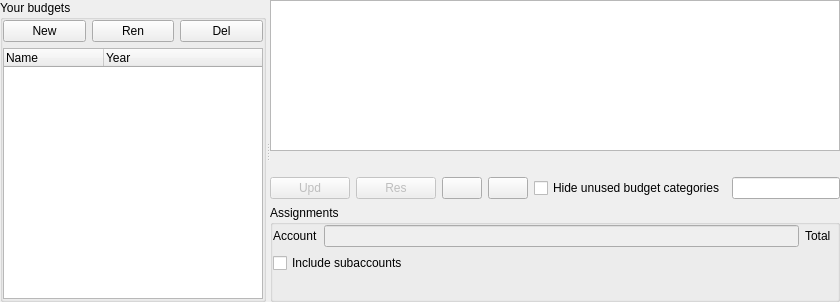
<?xml version="1.0" encoding="UTF-8"?>
<ui version="4.0">
 <class>KBudgetView</class>
 <widget class="QWidget" name="KBudgetView">
  <property name="geometry">
   <rect>
    <x>0</x>
    <y>0</y>
    <width>840</width>
    <height>302</height>
   </rect>
  </property>
  <property name="sizePolicy">
   <sizepolicy hsizetype="Expanding" vsizetype="Expanding">
    <horstretch>1</horstretch>
    <verstretch>1</verstretch>
   </sizepolicy>
  </property>
  <property name="focusPolicy">
   <enum>Qt::TabFocus</enum>
  </property>
  <layout class="QVBoxLayout" name="verticalLayout_2">
   <item>
    <widget class="QSplitter" name="m_splitter">
     <property name="orientation">
      <enum>Qt::Horizontal</enum>
     </property>
     <property name="childrenCollapsible">
      <bool>false</bool>
     </property>
     <widget class="QGroupBox" name="groupBox1">
      <property name="sizePolicy">
       <sizepolicy hsizetype="Expanding" vsizetype="Expanding">
        <horstretch>1</horstretch>
        <verstretch>1</verstretch>
       </sizepolicy>
      </property>
      <property name="title">
       <string>Your budgets</string>
      </property>
      <layout class="QVBoxLayout">
       <item>
        <layout class="QHBoxLayout">
         <item>
          <widget class="QPushButton" name="m_newButton">
           <property name="toolTip">
            <string>Creates a new budget</string>
           </property>
           <property name="whatsThis">
            <string>Use this to create a new empty budget.</string>
           </property>
           <property name="text">
            <string comment="New budget">New</string>
           </property>
          </widget>
         </item>
         <item>
          <widget class="QPushButton" name="m_renameButton">
           <property name="toolTip">
            <string>Rename the current selected budget.</string>
           </property>
           <property name="whatsThis">
            <string>Use this to start renaming the selected budget.</string>
           </property>
           <property name="text">
            <string>Ren</string>
           </property>
          </widget>
         </item>
         <item>
          <widget class="QPushButton" name="m_deleteButton">
           <property name="toolTip">
            <string>Delete the current selected budget</string>
           </property>
           <property name="whatsThis">
            <string>Use this to delete the selected budget.</string>
           </property>
           <property name="text">
            <string>Del</string>
           </property>
           <property name="shortcut">
            <string/>
           </property>
          </widget>
         </item>
        </layout>
       </item>
       <item>
        <widget class="QTreeWidget" name="m_budgetList">
         <property name="alternatingRowColors">
          <bool>true</bool>
         </property>
         <property name="rootIsDecorated">
          <bool>false</bool>
         </property>
         <property name="allColumnsShowFocus">
          <bool>true</bool>
         </property>
         <column>
          <property name="text">
           <string comment="@title header of the budget name column">Name</string>
          </property>
         </column>
         <column>
          <property name="text">
           <string>Year</string>
          </property>
         </column>
        </widget>
       </item>
      </layout>
     </widget>
     <widget class="QWidget" name="layoutWidget">
      <layout class="QVBoxLayout" name="verticalLayout">
       <item>
        <widget class="KMyMoneyAccountTreeView" name="m_accountTree"/>
       </item>
       <item>
        <widget class="QLabel" name="m_balanceLabel">
         <property name="textFormat">
          <enum>Qt::RichText</enum>
         </property>
         <property name="alignment">
          <set>Qt::AlignRight|Qt::AlignTrailing|Qt::AlignVCenter</set>
         </property>
        </widget>
       </item>
       <item>
        <layout class="QHBoxLayout" name="horizontalLayout">
         <item>
          <widget class="QPushButton" name="m_updateButton">
           <property name="enabled">
            <bool>false</bool>
           </property>
           <property name="toolTip">
            <string>Accepts the entered values and stores the budget.</string>
           </property>
           <property name="whatsThis">
            <string>Use this to store the modified data.</string>
           </property>
           <property name="text">
            <string>Upd</string>
           </property>
           <property name="shortcut">
            <string/>
           </property>
          </widget>
         </item>
         <item>
          <widget class="QPushButton" name="m_resetButton">
           <property name="enabled">
            <bool>false</bool>
           </property>
           <property name="toolTip">
            <string>Revert budget to last saved state.</string>
           </property>
           <property name="whatsThis">
            <string>Use this to discard the modified data.</string>
           </property>
           <property name="text">
            <string>Res</string>
           </property>
           <property name="shortcut">
            <string/>
           </property>
          </widget>
         </item>
         <item>
          <widget class="QPushButton" name="m_collapseButton"/>
         </item>
         <item>
          <widget class="QPushButton" name="m_expandButton"/>
         </item>
         <item>
          <widget class="QCheckBox" name="m_hideUnusedButton">
           <property name="text">
            <string>Hide unused budget categories</string>
           </property>
          </widget>
         </item>
         <item>
          <widget class="KLineEdit" name="m_searchWidget">
           <property name="showClearButton" stdset="0">
            <bool>true</bool>
           </property>
          </widget>
         </item>
        </layout>
       </item>
       <item>
        <widget class="QGroupBox" name="m_assignmentBox">
         <property name="sizePolicy">
          <sizepolicy hsizetype="Expanding" vsizetype="Preferred">
           <horstretch>5</horstretch>
           <verstretch>0</verstretch>
          </sizepolicy>
         </property>
         <property name="title">
          <string>Assignments</string>
         </property>
         <layout class="QVBoxLayout">
          <item>
           <layout class="QHBoxLayout">
            <item>
             <widget class="QLabel" name="textLabel3">
              <property name="text">
               <string>Account</string>
              </property>
              <property name="wordWrap">
               <bool>false</bool>
              </property>
             </widget>
            </item>
            <item>
             <widget class="KLineEdit" name="m_leAccounts">
              <property name="enabled">
               <bool>false</bool>
              </property>
              <property name="sizePolicy">
               <sizepolicy hsizetype="Expanding" vsizetype="Fixed">
                <horstretch>1</horstretch>
                <verstretch>0</verstretch>
               </sizepolicy>
              </property>
              <property name="focusPolicy">
               <enum>Qt::NoFocus</enum>
              </property>
             </widget>
            </item>
            <item>
             <widget class="QLabel" name="textLabel1">
              <property name="text">
               <string comment="Budget total">Total</string>
              </property>
              <property name="wordWrap">
               <bool>false</bool>
              </property>
             </widget>
            </item>
            <item>
             <widget class="kMyMoneyEdit" name="m_accountTotal">
              <property name="focusPolicy">
               <enum>Qt::NoFocus</enum>
              </property>
              <property name="calculatorButtonVisibility" stdset="0">
               <bool>false</bool>
              </property>
              <property name="resetButtonVisibility" stdset="0">
               <bool>false</bool>
              </property>
              <property name="readOnly" stdset="0">
               <bool>true</bool>
              </property>
             </widget>
            </item>
           </layout>
          </item>
          <item>
           <widget class="QCheckBox" name="m_cbBudgetSubaccounts">
            <property name="text">
             <string>Include subaccounts</string>
            </property>
           </widget>
          </item>
          <item>
           <layout class="QHBoxLayout">
            <item>
             <widget class="KBudgetValues" name="m_budgetValue" native="true"/>
            </item>
            <item>
             <spacer name="spacer2">
              <property name="orientation">
               <enum>Qt::Horizontal</enum>
              </property>
              <property name="sizeType">
               <enum>QSizePolicy::Expanding</enum>
              </property>
              <property name="sizeHint" stdset="0">
               <size>
                <width>21</width>
                <height>20</height>
               </size>
              </property>
             </spacer>
            </item>
           </layout>
          </item>
         </layout>
        </widget>
       </item>
      </layout>
     </widget>
    </widget>
   </item>
  </layout>
 </widget>
 <layoutdefault spacing="6" margin="0"/>
 <customwidgets>
  <customwidget>
   <class>KLineEdit</class>
   <extends>QLineEdit</extends>
   <header>klineedit.h</header>
  </customwidget>
  <customwidget>
   <class>KMyMoneyAccountTreeView</class>
   <extends>QTreeView</extends>
   <header>kmymoneyaccounttreeview.h</header>
  </customwidget>
  <customwidget>
   <class>kMyMoneyEdit</class>
   <extends>QFrame</extends>
   <header>kmymoneyedit.h</header>
   <container>1</container>
  </customwidget>
  <customwidget>
   <class>KBudgetValues</class>
   <extends>QWidget</extends>
   <header>kbudgetvalues.h</header>
  </customwidget>
 </customwidgets>
 <resources/>
 <connections>
  <connection>
   <sender>m_collapseButton</sender>
   <signal>clicked()</signal>
   <receiver>m_accountTree</receiver>
   <slot>collapseAll()</slot>
   <hints>
    <hint type="sourcelabel">
     <x>494</x>
     <y>138</y>
    </hint>
    <hint type="destinationlabel">
     <x>561</x>
     <y>48</y>
    </hint>
   </hints>
  </connection>
  <connection>
   <sender>m_expandButton</sender>
   <signal>clicked()</signal>
   <receiver>m_accountTree</receiver>
   <slot>expandAll()</slot>
   <hints>
    <hint type="sourcelabel">
     <x>547</x>
     <y>138</y>
    </hint>
    <hint type="destinationlabel">
     <x>561</x>
     <y>48</y>
    </hint>
   </hints>
  </connection>
 </connections>
</ui>
